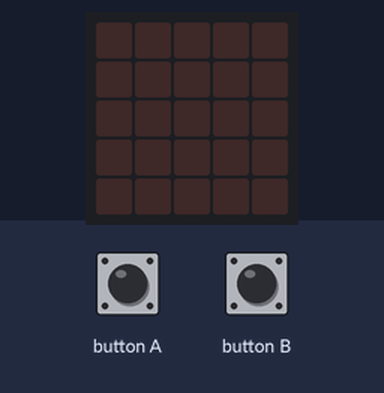
Bench run of a program on a simulated BBC micro:bit running MicroPython. Parts: the board's 5×5 LED display. The inputs (shaded band) are chosen by the test bench.

Above: at 1.2 s.
1.3 s: button A pressed for 0.15 s
At 1.35 s:
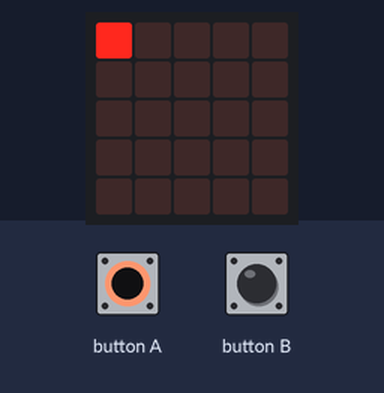
At 2.1 s:
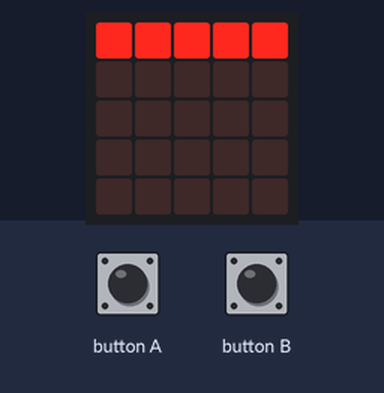
4.3 s: button B pressed for 0.15 s
At 4.7 s:
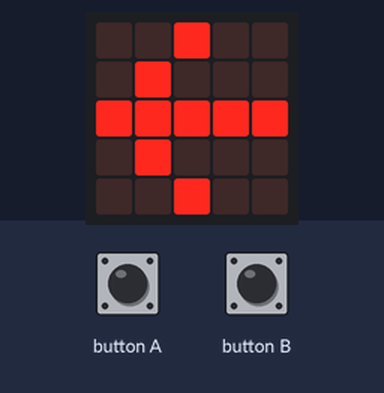
Timing chart, 0 to 7.3 s (numbered marks = the images above; inputs shaded):
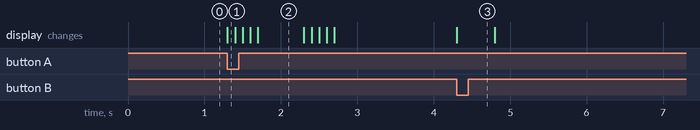

Measured:
- after the input at 1.3 s, the display: changes at once (image 1)
- after the input at 4.3 s, the display: changes at once (image 3)
- what the display in image 2 shows lasts 0.6 s, from 1.7 s to 2.3 s

The program:

03_01_ylarivin_ledit.py
```python
# 03_01_ylarivin_ledit.py
from microbit import *

while True:
    if button_a.was_pressed():
        # sytytetään kaikki ylärivin ledit
        for x in range(5):
            # x saa arvot 0,1,2,3,4
            display.set_pixel(x, 0, 9)
            # pieni tauko väliin, jotta syttyvät vaiheittain
            sleep(100)
        sleep(500)
        for x in range(4, -1, -1):
            # x saa arvot 4,3,2,1,0 ja kirkkaus 0 eli sammuu
            display.set_pixel(x, 0, 0)
            # pieni tauko väliin, jotta syttyvät vaiheittain
            sleep(100)
    if button_b.was_pressed():
        display.show(Image.ARROW_W)
        sleep(500)
        display.clear()
```
